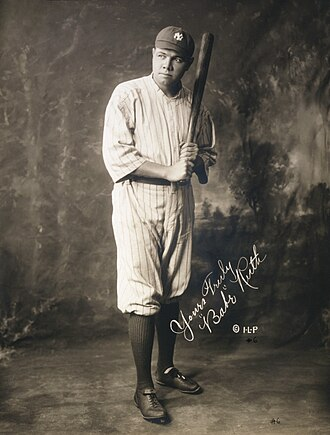
#> input picture tests/fixtures/photos/babe-ruth.jpg, 330 x 435 px
$ python -i share.py   (imports and definitions only)
#> lines starting #> are read from the running program, lines starting #| are printed output that depends on the picture
### sports_follow/config.py
"""Runtime settings, all from the environment with local-dev defaults matching docker-compose.yml."""

from __future__ import annotations

import json
import os
from pathlib import Path

DATABASE_URL = os.environ.get(
    "DATABASE_URL", "postgresql+psycopg://sports:sports@127.0.0.1:5433/sports_follow"
)
REDIS_URL = os.environ.get("REDIS_URL", "redis://127.0.0.1:6380/0")
# Where the data sources' answers are cached (adapters/cache.py), shared by the API and the worker and kept
# across deploys. In production a Redis of its own, capped and evicting the least recently used key, so a
# full cache never pushes out a job, a lock or a budget (deploy/compose.yaml). Unset: the Redis above.
CACHE_REDIS_URL = os.environ.get("SPORTS_FOLLOW_CACHE_REDIS_URL", "").strip() or REDIS_URL

# The app's name as fans see it ("Slam"). It's written once, in app.json next to this file, because the
# web build (web/vite.config.ts) and the Android app (android/generate.mjs) read it there too: the page
# title, the manifest, the service worker's notifications and the launcher are built with it. So it's not
# an environment setting: a server can't call itself anything its web app wasn't built with.
APP_NAME: str = json.loads(Path(__file__).with_name("app.json").read_text(encoding="utf-8"))["name"]
#> (reads sports_follow/app.json from the repository)

# Logs (logs.py): one line per record on stdout, "json" for a server's log collector or "text" to read,
# and our own lines from this level up (other libraries' from WARNING).
LOG_FORMAT = os.environ.get("SPORTS_FOLLOW_LOG_FORMAT", "text").strip().lower()
LOG_LEVEL = os.environ.get("SPORTS_FOLLOW_LOG_LEVEL", "INFO").strip().upper()

# The commit the image was built from (deploy.sh, through the Dockerfile): /api/health says it, so the
# deploy workflow and its summary know what's live. Empty outside a deployed image.
COMMIT = os.environ.get("SPORTS_FOLLOW_COMMIT", "").strip()
# FastAPI's own docs (/docs, /redoc and /openapi.json), which list every route: "1" on a development server
# that wants them, never on the site.
API_DOCS = os.environ.get("SPORTS_FOLLOW_API_DOCS", "").strip() == "1"
# The app's public address: compose sets it from DOMAIN (https://<domain>). Empty in development.
SITE_URL = os.environ.get("SPORTS_FOLLOW_SITE_URL", "").strip().rstrip("/")
# Where fans write about their data: the privacy page shows it (and has no Questions part without it),
# and data sources see it in the user agent.
CONTACT_EMAIL = os.environ.get("SPORTS_FOLLOW_CONTACT_EMAIL", "").strip()
# Sign-in codes a UTC day, to everyone: the mail plan's daily allowance (Resend's free plan sends 100). Past
# it, a fan hears "try tomorrow" from us rather than a failed send.
MAIL_CODES_PER_DAY = int(os.environ.get("SPORTS_FOLLOW_MAIL_CODES_PER_DAY", 100))


def user_agent(site: str, contact: str) -> str:
    """How every source and Wikidata see this app: honestly, as itself (ESPN refuses browser-like agents),
    with where to reach whoever runs it, as Wikimedia asks. Not the repo: that names who wrote the code,
    not who runs this copy of it."""
    reach = "; ".join(c for c in (site, contact) if c)
    return f"sports-follow/0.1 ({reach})" if reach else "sports-follow/0.1"


USER_AGENT = user_agent(SITE_URL, CONTACT_EMAIL)

# How long the research agent's words on a page stay fresh: a page only it writes is researched again when a fan
# opens it after this (seconds; pipeline.agent_due).
CARD_MAX_AGE = int(os.environ.get("SPORTS_FOLLOW_CARD_MAX_AGE", 6 * 3600))
# How often a live (or about-to-start) player gets a live check (seconds).
LIVE_CHECK_INTERVAL = int(os.environ.get("SPORTS_FOLLOW_LIVE_INTERVAL", 60))
# An event is "armed" this long before its start (seconds).
ARM_BEFORE_START = int(os.environ.get("SPORTS_FOLLOW_ARM_BEFORE", 30 * 60))

# How often a bound player's fixtures and stats are re-read from their structured source (seconds).
FIXTURES_MAX_AGE = int(os.environ.get("SPORTS_FOLLOW_FIXTURES_MAX_AGE", 30 * 60))
# How long one live-poll job keeps polling before handing over to the next tick's job (seconds).
POLL_SESSION = int(os.environ.get("SPORTS_FOLLOW_POLL_SESSION", 10 * 60))

# Retention (retention.py, daily): days a finished game keeps its poll-by-poll timeline before it's cut
# to what's still read, and days moments and the push log are kept (never fewer than the activity list's 30).
KEEP_TIMELINE_DAYS = int(os.environ.get("SPORTS_FOLLOW_KEEP_TIMELINE_DAYS", 14))
KEEP_MOMENTS_DAYS = int(os.environ.get("SPORTS_FOLLOW_KEEP_MOMENTS_DAYS", 90))

FAN_COOKIE = "sf_fan"
# The key fan cookies are signed with (server.fan_id): SPORTS_FOLLOW_COOKIE_SECRET, or this file, which a
# local server makes on first use. Every API process must read the same key, and it must never change:
# under a new key no fan's cookie verifies, and every fan starts over with nothing followed.
COOKIE_SECRET = os.environ.get("SPORTS_FOLLOW_COOKIE_SECRET", "").strip()
COOKIE_SECRET_FILE = Path(os.environ.get("SPORTS_FOLLOW_COOKIE_SECRET_FILE", Path.home() / ".config" / "sports-follow" / "cookie-secret"))

# AI researches beyond each fan's daily three (search.RESEARCH_PER_DAY): at most this many an hour across
# all fans, well under the gateway's daily budget (about 40 builds), and this many a UTC day from one
# client address, so a script that drops its cookie can't spend the day's research for everyone.
RESEARCH_PER_HOUR = int(os.environ.get("SPORTS_FOLLOW_RESEARCH_PER_HOUR", 10))
RESEARCH_PER_ADDRESS = int(os.environ.get("SPORTS_FOLLOW_RESEARCH_PER_ADDRESS", 10))
# Searches a minute, from one fan and from one client address, that may go on to the sources' own searches
# (adapters.base.LiveSearch): a source may take one request at a time, with its live games in the same line.
SOURCE_SEARCHES_PER_MINUTE = int(os.environ.get("SPORTS_FOLLOW_SOURCE_SEARCHES_PER_MINUTE", 20))
# Previews and follows a minute that ask a live source for an athlete not on the app yet, from one fan and from
# one client address: a script walking a source's ids would otherwise spend fans' share of its allowance, and
# make a player polled every half hour for each. Following a whole team is one for each player it asks for. An
# address gets more than a fan: many fans can share one (a carrier's, an office's).
SOURCE_LOOKUPS_PER_MINUTE = int(os.environ.get("SPORTS_FOLLOW_SOURCE_LOOKUPS_PER_MINUTE", 30))
SOURCE_LOOKUPS_PER_ADDRESS = int(os.environ.get("SPORTS_FOLLOW_SOURCE_LOOKUPS_PER_ADDRESS", 120))
# Backgrounds the research agent writes an hour, across all players: who a player is, for one a live source has
# and Wikipedia has no article on (pipeline.needs_agent), new or a month old. Past it, a page goes without one
# until a fan opens it in a later hour, so following a source's ids one by one can't spend the day's model budget.
BACKGROUNDS_PER_HOUR = int(os.environ.get("SPORTS_FOLLOW_BACKGROUNDS_PER_HOUR", 6))

# The country whose athletes count double among the best-known players new fans are offered (starters.py),
# as the registry writes it ("India"). Empty: nobody counts double.
STARTERS_HOME_COUNTRY = os.environ.get("SPORTS_FOLLOW_STARTERS_HOME_COUNTRY", "India").strip()
# Where the feed's fans watch from (ISO 3166-1 alpha-2): a video that doesn't play there isn't kept (candidates.py).
FEED_COUNTRY = os.environ.get("SPORTS_FOLLOW_FEED_COUNTRY", "IN").strip().upper() or "IN"
# The time zones a device in FEED_COUNTRY says it's in, comma-separated (India's both ways: Chrome still says
# Asia/Calcutta): a fan's app saying a video won't play there counts toward taking it from every fan only from one of
# these (feed.counts_everywhere). Empty: every app's word counts, wherever it is.
FEED_ZONES = frozenset(z.strip() for z in os.environ.get("SPORTS_FOLLOW_FEED_ZONES", "Asia/Kolkata,Asia/Calcutta" if FEED_COUNTRY == "IN" else "").split(",") if z.strip())
# How the apps draw the fan's Feed (feed.layout, BHA-349): "edge", posts edge to edge, or "full", a video a screen.
# The admin panel's Feed tab changes it live; this is what it is until it does (and once the panel's word is taken back).
FEED_LAYOUT = os.environ.get("SPORTS_FOLLOW_FEED_LAYOUT", "edge").strip().lower() or "edge"
# Searches in any 24 hours for fans' videos of followed players' big moments (searches.py), each run counted: a
# moment's search runs twice. The biggest moments go first when there are more. 0 turns them off.
FEED_MOMENT_SEARCHES = max(0, int(os.environ.get("SPORTS_FOLLOW_FEED_MOMENT_SEARCHES", 40)))
# Searches in any 24 hours for a followed player with nothing to watch this week (sweeps.py: the gap search), the
# most followed first. 0 turns them off.
FEED_GAP_SEARCHES = max(0, int(os.environ.get("SPORTS_FOLLOW_FEED_GAP_SEARCHES", 20)))
# Searches in any 24 hours for each followed player's most watched videos of the last six months (sweeps.py: the
# wide sweep), each player at most weekly, a seventh of them a day. 0 turns them off.
FEED_WIDE_SEARCHES = max(0, int(os.environ.get("SPORTS_FOLLOW_FEED_WIDE_SEARCHES", 14)))
# Searches in any 7 days for a followed player's most watched videos ever (sweeps.py: the famous sweep), spread
# over the week's days; each player at most once a month. 0 turns them off.
FEED_FAMOUS_SEARCHES = max(0, int(os.environ.get("SPORTS_FOLLOW_FEED_FAMOUS_SEARCHES", 35)))
# The feed's pool of top players (feedpool.py, BHA-382): besides followed players, the curator fetches for this many
# of each running sport's best known (for a group of sports, each of its running sports' share: esports' games), the
# by Wikipedia editions, then their team's tier; their videos fill For you's others. 0 turns the pool off.
FEED_POOL_SIZE = max(0, int(os.environ.get("SPORTS_FOLLOW_FEED_POOL_SIZE", 50)))
# Pool players made a day at most, each found in their sport's live source as a fan's follow would (a request or a
# few each): the pool fills over days, and a source's allowance never pays for it all at once.
FEED_POOL_ADDS = max(0, int(os.environ.get("SPORTS_FOLLOW_FEED_POOL_ADDS", 40)))
# Searches in any 24 hours for pool players nobody follows (sweeps.py: the pool sweep), after the followed players'
# sweeps, each player at most every two weeks. 0 turns them off.
FEED_POOL_SEARCHES = max(0, int(os.environ.get("SPORTS_FOLLOW_FEED_POOL_SEARCHES", 10)))

# Which data sources run, by adapter name. Empty means every source (development). A public build lists
# only licensed ones, e.g. "lichess_chess,sportmonks_football,sportmonks_cricket": the ESPN adapters
# read unofficial endpoints whose terms forbid automated and commercial use.
SOURCES = {s.strip() for s in os.environ.get("SPORTS_FOLLOW_SOURCES", "").split(",") if s.strip()}
# Which sports run, by key ("football,cricket,chess"). Empty means every sport (sports.ALL). A sport left
# out isn't searched, imported, polled or researched: its sources don't run, it's not a search filter,
# and the pages of its players already followed stay as they are, without updates.
SPORTS = {s.strip().lower() for s in os.environ.get("SPORTS_FOLLOW_SPORTS", "").split(",") if s.strip()}
# The research agent (agent.py, through the llm-providers gateway): the background of a player with a live
# source but no English Wikipedia article, once a month (pipeline.needs_agent), and with RESEARCH the whole
# page of a player no source has. "0" runs the app without a model, as with no OpenRouter key: pages come
# from their source, with their profile from Wikidata and Wikipedia.
AGENT = os.environ.get("SPORTS_FOLLOW_AGENT", "1") != "0"
# Pages for players no live source has, which the agent writes whole: a typed name no source knows, a
# registry athlete no source has, offered as "AI research". Off by default (Bharath, 21 Oct): a player
# with no live source gets no page, isn't listed in search, and nothing offers AI research.
RESEARCH = AGENT and os.environ.get("SPORTS_FOLLOW_RESEARCH", "0") == "1"
# Live scores researched by the AI agent, for those pages. Off by default: those players' pages come from
# the agent without live scores or alerts, and no model calls go to watching games.
AGENT_LIVE = RESEARCH and os.environ.get("SPORTS_FOLLOW_AGENT_LIVE", "0") == "1"
# The content judge's model stage (curate.py): a share about a player its rules can't settle goes to a small
# model through the same gateway. "0" (or the agent off) keeps the rules alone: what they settle is judged, the
# rest waits unjudged, and nothing unjudged reaches a fan.
CURATE_AI = AGENT and os.environ.get("SPORTS_FOLLOW_CURATE_AI", "1") != "0"

# The Android app (mobile/): its package name and the SHA-256 fingerprints of its signing certificates (comma
# separated), published at /.well-known/assetlinks.json so stann.in links open it (App Links).
ANDROID_PACKAGE = os.environ.get("SPORTS_FOLLOW_ANDROID_PACKAGE", "")
ANDROID_CERT_SHA256 = [x.strip() for x in os.environ.get("SPORTS_FOLLOW_ANDROID_CERT_SHA256", "").split(",") if x.strip()]

### sports_follow/share.py
"""Link previews: what a shared link to the app shows in WhatsApp, X and the rest.

The app is one page that draws itself in the browser, but a link preview is read by a crawler that runs
no JavaScript. So the server writes each page's Open Graph and Twitter card tags into the page itself
(server.spa): a player's page (/player/<id>) says who they are and what they're doing now, live, last or
next; a game of theirs (/player/<id>?g=<event id>, the link a This week poster shares) says its big moment,
as This week words it (week.game, Sport.poster); a campaign page (/<slug>, campaigns.py) says its event, its
next game and who to follow; a league's invite (/j/<code>) says join it, who asked and how many are in it; a
team's page, a clip's and a game's say who, what and where it's at; every other page says what the app is.

Each has a 1200 × 630 picture, drawn here: a block of the sport's colour (Sport.colour) with the words in
the app's own type (Anton, slanted, for the name and the moment's word; Manrope for the lines) and a paper
band with the app's name in the logo's Fredoka. Nothing else: no photos and no likenesses, no league or
team marks. The fonts are in data/fonts, each with its licence (OFL 1.1).
"""

from __future__ import annotations

import hashlib
import html
import io
import math
import re
import threading
import unicodedata
from collections import OrderedDict
from dataclasses import dataclass
from functools import lru_cache
from pathlib import Path
from typing import Any

from PIL import Image, ImageDraw, ImageFont

from . import campaigns, sports
from .config import APP_NAME

FONTS = Path(__file__).resolve().parent / "data" / "fonts"
WIDTH, HEIGHT = 1200, 630  # what WhatsApp, X, Facebook and LinkedIn all show whole
PAD = 64
BAND = 104  # the paper band along the bottom
INK = "#0d0d0d"  # the app's text colour (web/src/styles.css --text): a sport without a colour wears it
PAPER = "#f3f3ef"  # the app's ground (--bg)
BRAND = "#1f5bef"  # the logo's blue, whatever colours the sports wear (web/scripts/make_icons.py)
SLANT = math.tan(math.radians(7))  # the app's display type leans 7° (styles.css .dsp)
TAGLINE = "Follow any athlete, live"
APP_WORD = "Any athlete.\nAny sport."  # the app's own preview
APP_LINE = "Live scores, their numbers while they play, results and alerts."


@dataclass(frozen=True)
class Picture:
    """What a preview's picture shows, and all it shows: the same words are drawn once (png)."""

    ground: str  # the block colour
    ink: str  # the words on it
    tag: str  # the pill at the top: the sport, "Live · Cricket"
    word: str  # in big type: the moment's word ("Hundred"), or the player's name
    name: str = ""  # under it, smaller: the player's name, under a moment's word
    lines: tuple[str, ...] = ()  # then a line or two of plain text: the score, the line, the game

    # [4 lines left out: function digest, not called in this run]


@dataclass(frozen=True)
class Preview:
    """A page's preview: its title and description, its own address, and its picture."""

    title: str
    description: str
    path: str  # "/player/3", "/player/3?g=20"
    picture: Picture
    image: str  # the picture's address, without its digest


# [5 lines that did not run here, left out]


def _joined(*parts: Any, sep: str = " · ") -> str:
    return sep.join(str(p).strip() for p in parts if p and str(p).strip())


def _sentence(text: str) -> str:
    text = text.strip()
    return text if not text or text[-1] in ".!?" else f"{text}."


# [55 lines left out: functions of_card, of_game, not called in this run]


def _and(names: list[str]) -> str:
    """ "A", "A and B", "A, B and C"."""
    return " and ".join(names) if len(names) < 3 else f"{', '.join(names[:-1])} and {names[-1]}"


# [152 lines left out: functions of_campaign, of_question, of_invite, of_team, of_clip, of_match, not called in this run]


APP = Picture(BRAND, "#ffffff", "", APP_WORD, "", (APP_LINE,))


def of_app(description: str) -> Preview:
    """Any other page: the app itself."""
    return Preview(APP_NAME, description, "/", APP, "/api/share.png")


# ---------------------------------------------------------------- the page


# [22 lines left out: function tags, not called in this run]


_DESCRIPTION = re.compile(r'(<meta name="description" content=")[^"]*(")')


# [68 lines left out: functions description_of, page, _font, _shape, _has, _drawable and 1 more, not called in this run]


def _tall(lines: list[str], font: ImageFont.FreeTypeFont) -> float:
    """How tall lines of display type stand, one on another (_slanted)."""
    return sum(font.getbbox(line)[3] - font.getbbox(line)[1] for line in lines) + _gap(font) * (len(lines) - 1)


def _gap(font: ImageFont.FreeTypeFont) -> int:
    return round(font.size * 0.08)


# [55 lines left out: functions _fit, _cut, _slanted, _pill, not called in this run]


KEPT = 256  # pictures kept drawn, the newest used: about 50 KB each
_drawn: OrderedDict[Picture, bytes] = OrderedDict()
_kept = threading.Lock()


def drawn(picture: Picture) -> bytes | None:
    """The picture as a PNG, if it was drawn lately: a page shared widely is asked for again and again."""
    with _kept:
        if (data := _drawn.get(picture)) is not None:
            _drawn.move_to_end(picture)
        return data


def png(picture: Picture) -> bytes:
    """The picture as a PNG, drawn once and kept (drawn)."""
    if (data := drawn(picture)) is not None:
        return data
    data = _draw(picture)
    with _kept:
        _drawn[picture] = data
        while len(_drawn) > KEPT:
            _drawn.popitem(last=False)
    return data


# [34 lines left out: function _draw, not called in this run]

>>> import cv2
>>> picture = cv2.imread('../tests/fixtures/photos/babe-ruth.jpg', cv2.IMREAD_GRAYSCALE)
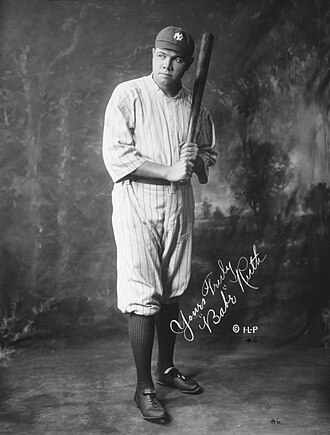
#> picture: shape (435, 330); min 0, max 255, mean 89
#> (the run stopped early here; a loop or call above may not have finished)
